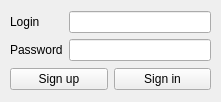
<?xml version="1.0" encoding="UTF-8"?>
<ui version="4.0">
 <class>Authorization</class>
 <widget class="QWidget" name="Authorization">
  <property name="geometry">
   <rect>
    <x>0</x>
    <y>0</y>
    <width>221</width>
    <height>102</height>
   </rect>
  </property>
  <property name="windowTitle">
   <string>Form</string>
  </property>
  <widget class="QWidget" name="layoutWidget">
   <property name="geometry">
    <rect>
     <x>10</x>
     <y>10</y>
     <width>201</width>
     <height>83</height>
    </rect>
   </property>
   <layout class="QVBoxLayout" name="verticalLayout_3">
    <item>
     <layout class="QHBoxLayout" name="horizontalLayout">
      <item>
       <layout class="QVBoxLayout" name="verticalLayout_2">
        <item>
         <widget class="QLabel" name="label">
          <property name="text">
           <string>Login</string>
          </property>
         </widget>
        </item>
        <item>
         <widget class="QLabel" name="label_2">
          <property name="text">
           <string>Password</string>
          </property>
         </widget>
        </item>
       </layout>
      </item>
      <item>
       <layout class="QVBoxLayout" name="verticalLayout">
        <item>
         <widget class="QLineEdit" name="lineEdit"/>
        </item>
        <item>
         <widget class="QLineEdit" name="lineEdit_2">
          <property name="echoMode">
           <enum>QLineEdit::Password</enum>
          </property>
         </widget>
        </item>
       </layout>
      </item>
     </layout>
    </item>
    <item>
     <layout class="QHBoxLayout" name="horizontalLayout_2">
      <item>
       <widget class="QPushButton" name="pushButton_2">
        <property name="text">
         <string>Sign up</string>
        </property>
       </widget>
      </item>
      <item>
       <widget class="QPushButton" name="pushButton">
        <property name="text">
         <string>Sign in</string>
        </property>
       </widget>
      </item>
     </layout>
    </item>
   </layout>
  </widget>
 </widget>
 <resources/>
 <connections/>
</ui>
